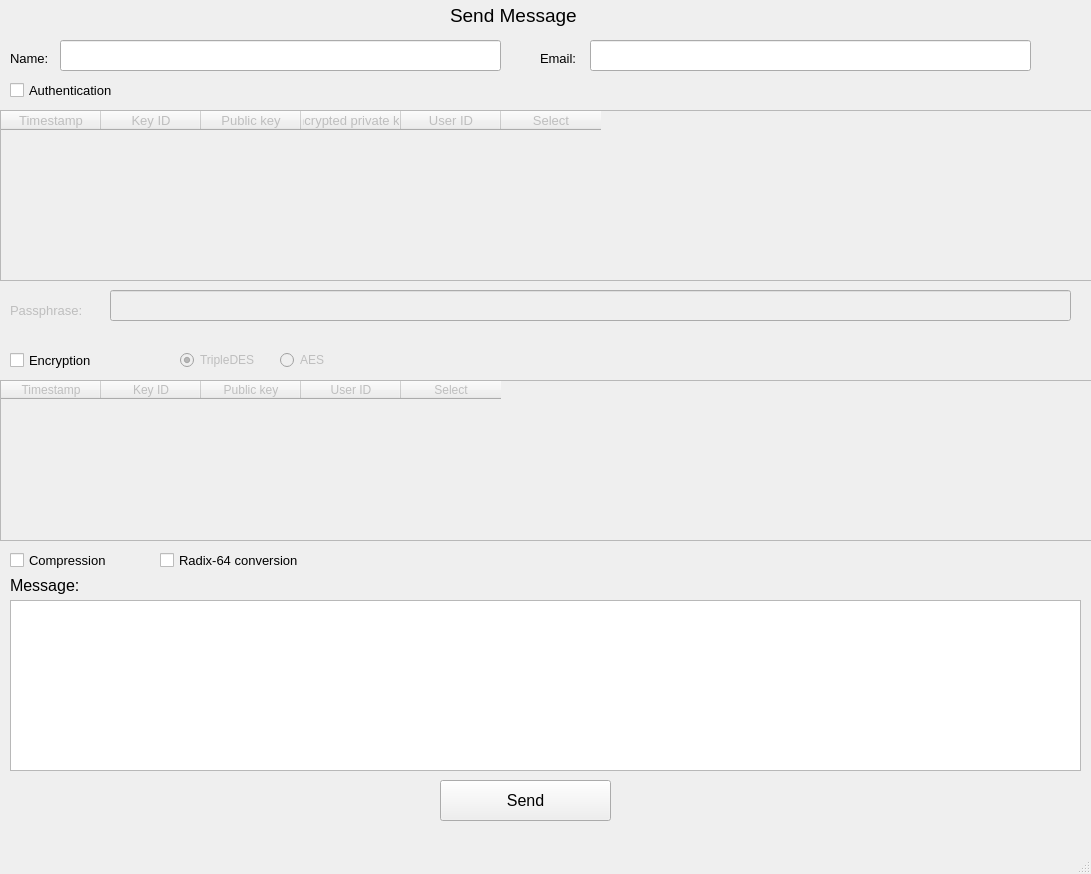
<?xml version="1.0" encoding="UTF-8"?>
<ui version="4.0">
 <class>send_message_window</class>
 <widget class="QMainWindow" name="send_message_window">
  <property name="geometry">
   <rect>
    <x>0</x>
    <y>0</y>
    <width>1091</width>
    <height>874</height>
   </rect>
  </property>
  <property name="windowTitle">
   <string>Send Message</string>
  </property>
  <widget class="QWidget" name="centralwidget">
   <widget class="QTableWidget" name="receiver_key_table">
    <property name="enabled">
     <bool>false</bool>
    </property>
    <property name="geometry">
     <rect>
      <x>0</x>
      <y>380</y>
      <width>1101</width>
      <height>161</height>
     </rect>
    </property>
    <column>
     <property name="text">
      <string>Timestamp</string>
     </property>
    </column>
    <column>
     <property name="text">
      <string>Key ID</string>
     </property>
    </column>
    <column>
     <property name="text">
      <string>Public key</string>
     </property>
    </column>
    <column>
     <property name="text">
      <string>User ID</string>
     </property>
    </column>
    <column>
     <property name="text">
      <string>Select</string>
     </property>
    </column>
   </widget>
   <widget class="QLineEdit" name="textbox_name">
    <property name="geometry">
     <rect>
      <x>60</x>
      <y>40</y>
      <width>441</width>
      <height>31</height>
     </rect>
    </property>
   </widget>
   <widget class="QCheckBox" name="checkbox_compression">
    <property name="geometry">
     <rect>
      <x>10</x>
      <y>550</y>
      <width>121</width>
      <height>20</height>
     </rect>
    </property>
    <property name="font">
     <font>
      <pointsize>10</pointsize>
     </font>
    </property>
    <property name="text">
     <string>Compression</string>
    </property>
   </widget>
   <widget class="QRadioButton" name="radio_tripleDES">
    <property name="enabled">
     <bool>false</bool>
    </property>
    <property name="geometry">
     <rect>
      <x>180</x>
      <y>350</y>
      <width>95</width>
      <height>20</height>
     </rect>
    </property>
    <property name="text">
     <string>TripleDES</string>
    </property>
    <property name="checked">
     <bool>true</bool>
    </property>
   </widget>
   <widget class="QPushButton" name="button_send">
    <property name="geometry">
     <rect>
      <x>440</x>
      <y>780</y>
      <width>171</width>
      <height>41</height>
     </rect>
    </property>
    <property name="font">
     <font>
      <pointsize>12</pointsize>
     </font>
    </property>
    <property name="text">
     <string>Send</string>
    </property>
   </widget>
   <widget class="QLabel" name="label">
    <property name="geometry">
     <rect>
      <x>450</x>
      <y>0</y>
      <width>201</width>
      <height>31</height>
     </rect>
    </property>
    <property name="font">
     <font>
      <pointsize>14</pointsize>
     </font>
    </property>
    <property name="text">
     <string>Send Message</string>
    </property>
   </widget>
   <widget class="QLabel" name="label_3">
    <property name="geometry">
     <rect>
      <x>10</x>
      <y>570</y>
      <width>91</width>
      <height>31</height>
     </rect>
    </property>
    <property name="font">
     <font>
      <pointsize>12</pointsize>
     </font>
    </property>
    <property name="text">
     <string>Message:</string>
    </property>
   </widget>
   <widget class="QTextEdit" name="message">
    <property name="geometry">
     <rect>
      <x>10</x>
      <y>600</y>
      <width>1071</width>
      <height>171</height>
     </rect>
    </property>
   </widget>
   <widget class="QLabel" name="label_2">
    <property name="geometry">
     <rect>
      <x>10</x>
      <y>50</y>
      <width>51</width>
      <height>16</height>
     </rect>
    </property>
    <property name="font">
     <font>
      <pointsize>10</pointsize>
     </font>
    </property>
    <property name="text">
     <string>Name:</string>
    </property>
   </widget>
   <widget class="QCheckBox" name="checkbox_authentication">
    <property name="geometry">
     <rect>
      <x>10</x>
      <y>80</y>
      <width>141</width>
      <height>20</height>
     </rect>
    </property>
    <property name="font">
     <font>
      <pointsize>10</pointsize>
     </font>
    </property>
    <property name="text">
     <string>Authentication</string>
    </property>
   </widget>
   <widget class="QCheckBox" name="checkbox_radix64">
    <property name="geometry">
     <rect>
      <x>160</x>
      <y>550</y>
      <width>181</width>
      <height>20</height>
     </rect>
    </property>
    <property name="font">
     <font>
      <pointsize>10</pointsize>
     </font>
    </property>
    <property name="text">
     <string>Radix-64 conversion</string>
    </property>
   </widget>
   <widget class="QRadioButton" name="radio_AES">
    <property name="enabled">
     <bool>false</bool>
    </property>
    <property name="geometry">
     <rect>
      <x>280</x>
      <y>350</y>
      <width>95</width>
      <height>20</height>
     </rect>
    </property>
    <property name="text">
     <string>AES</string>
    </property>
   </widget>
   <widget class="QCheckBox" name="checkbox_encryption">
    <property name="geometry">
     <rect>
      <x>10</x>
      <y>350</y>
      <width>121</width>
      <height>20</height>
     </rect>
    </property>
    <property name="font">
     <font>
      <pointsize>10</pointsize>
     </font>
    </property>
    <property name="text">
     <string>Encryption</string>
    </property>
   </widget>
   <widget class="QTableWidget" name="sender_key_table">
    <property name="enabled">
     <bool>false</bool>
    </property>
    <property name="geometry">
     <rect>
      <x>0</x>
      <y>110</y>
      <width>1101</width>
      <height>171</height>
     </rect>
    </property>
    <property name="font">
     <font>
      <pointsize>10</pointsize>
     </font>
    </property>
    <column>
     <property name="text">
      <string>Timestamp</string>
     </property>
    </column>
    <column>
     <property name="text">
      <string>Key ID</string>
     </property>
    </column>
    <column>
     <property name="text">
      <string>Public key</string>
     </property>
    </column>
    <column>
     <property name="text">
      <string>Encrypted private key</string>
     </property>
    </column>
    <column>
     <property name="text">
      <string>User ID</string>
     </property>
    </column>
    <column>
     <property name="text">
      <string>Select</string>
     </property>
    </column>
   </widget>
   <widget class="QLabel" name="label_4">
    <property name="geometry">
     <rect>
      <x>540</x>
      <y>50</y>
      <width>51</width>
      <height>16</height>
     </rect>
    </property>
    <property name="font">
     <font>
      <pointsize>10</pointsize>
     </font>
    </property>
    <property name="text">
     <string>Email:</string>
    </property>
   </widget>
   <widget class="QLineEdit" name="textbox_email">
    <property name="geometry">
     <rect>
      <x>590</x>
      <y>40</y>
      <width>441</width>
      <height>31</height>
     </rect>
    </property>
   </widget>
   <widget class="QLabel" name="label_passphrase">
    <property name="enabled">
     <bool>false</bool>
    </property>
    <property name="geometry">
     <rect>
      <x>10</x>
      <y>300</y>
      <width>101</width>
      <height>21</height>
     </rect>
    </property>
    <property name="font">
     <font>
      <pointsize>10</pointsize>
     </font>
    </property>
    <property name="text">
     <string>Passphrase:</string>
    </property>
   </widget>
   <widget class="QLineEdit" name="textbox_passphrase">
    <property name="enabled">
     <bool>false</bool>
    </property>
    <property name="geometry">
     <rect>
      <x>110</x>
      <y>290</y>
      <width>961</width>
      <height>31</height>
     </rect>
    </property>
    <property name="echoMode">
     <enum>QLineEdit::Password</enum>
    </property>
   </widget>
  </widget>
  <widget class="QMenuBar" name="menubar">
   <property name="geometry">
    <rect>
     <x>0</x>
     <y>0</y>
     <width>1091</width>
     <height>26</height>
    </rect>
   </property>
  </widget>
  <widget class="QStatusBar" name="statusbar"/>
 </widget>
 <resources/>
 <connections/>
</ui>
